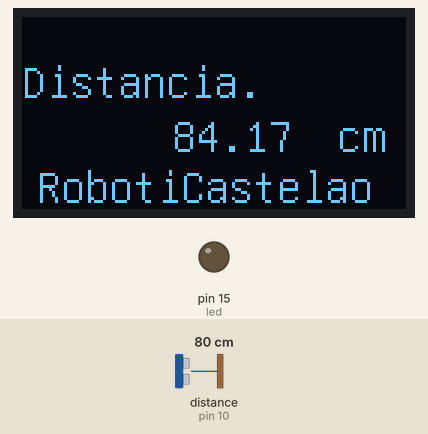
A sketch run on a simulated Arduino Uno, built with avr-gcc and run on an emulated ATmega328P. Parts: 128×64 one-colour display, output pins drawn as LEDs (lit = HIGH). Wiring (inferred from the names in the program): ultrasonic range finder: trigger pin 16; echo pin 10. The test bench sets the inputs (shaded band); at power-on: distance to the obstacle (sensor on pin 10) 80 cm. The echo pulse lasts 58.3 µs per cm; pins used as bus, display or sensor lines are not drawn; what the sketch prints to the serial monitor is not drawn.

Above: at 1.3 s.
1.4 s: distance to the obstacle (sensor on pin 10) set to 299 cm
At 2.5 s:
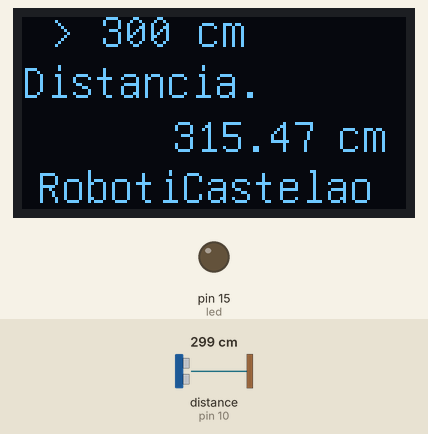
3.7 s: distance to the obstacle (sensor on pin 10) set to 2 cm
At 5.0 s:
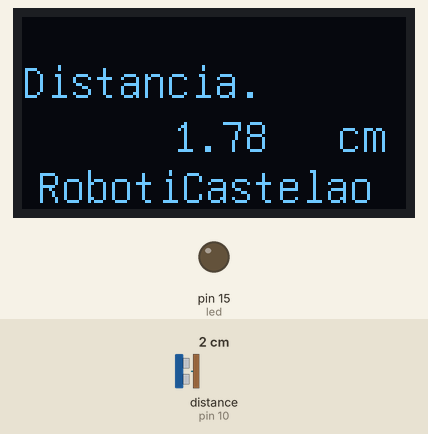
6.6 s: distance to the obstacle (sensor on pin 10) set to 9 cm
At 8.2 s:
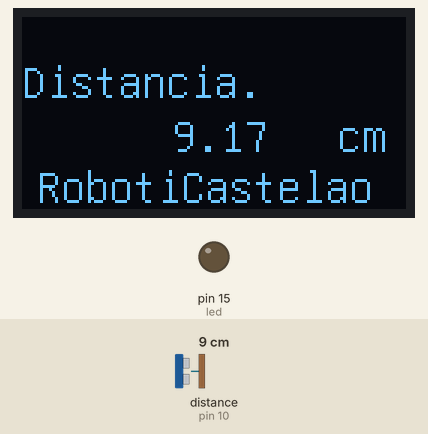
Timing chart, 0 to 9.7 s (numbered marks = the images above; inputs shaded):
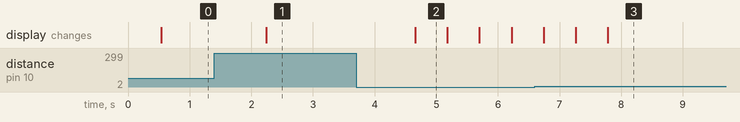

Measured:
- after the input at 1.4 s, the display: changes after 0.84 s (image 1)
- after the input at 3.7 s, the display: changes after 0.96 s (image 2)
- after the input at 6.6 s, the display: first differs from a run without the input after 0.66 s (image 3 shows a later state)
- what the display in image 2 shows lasts 0.5 s, from 4.7 s to 5.2 s

The sketch:

ultraSon_OLED.ino.ino
```cpp
/*  Xabier Rosas
 * Medir a distancia mediante ultrasons ping
 * representando a medida na pantalla oled SSD1306_128X64
 *
 */

#include <U8glib.h>
U8GLIB_SSD1306_128X64 u8g(U8G_I2C_OPT_NONE);

#define trigPin 16
#define echoPin 10
#define led 15


// rutina para visualizar os textos na OLED
void draw(void) {

  u8g.setFont(u8g_font_unifont);// tipo de fonte

  u8g.setPrintPos(5, 62);       // posicion do cursor
    u8g.print("RobotiCastelao");  // cadea a visualizar

  u8g.setPrintPos(0, 27);
    u8g.print("Distancia. ");

    u8g.setPrintPos(105, 45);
    u8g.print("cm");


}


void setup() {
  Serial.begin (9600);

  pinMode(trigPin, OUTPUT);
  pinMode(echoPin, INPUT);
  pinMode(led, OUTPUT);

}

void loop()
{
  double distancia;
  long duracion;


  digitalWrite(trigPin,LOW);
  delayMicroseconds(2);
  digitalWrite(trigPin,HIGH);
  delayMicroseconds(10);
  digitalWrite(trigPin,LOW);
  duracion = pulseIn(echoPin,HIGH);

// uSeg * 340m/s /2

    distancia = (duracion/2)/27.6;


  delay(200);


 u8g.firstPage();
  do {
    draw();
    u8g.setPrintPos(50, 45);
    u8g.print(distancia);
     u8g.setPrintPos(10, 10);
    if (distancia >= 300 ){ u8g.print("> 300 cm"); }
  } while( u8g.nextPage() );


  digitalWrite(led, HIGH);
  Serial.print("Duracion ");
  Serial.print(duracion);
  Serial.print("\t ");
  Serial.print("Distancia ");
  Serial.print(distancia);
  Serial.println(" cm");
  digitalWrite(led, LOW);
}
```
